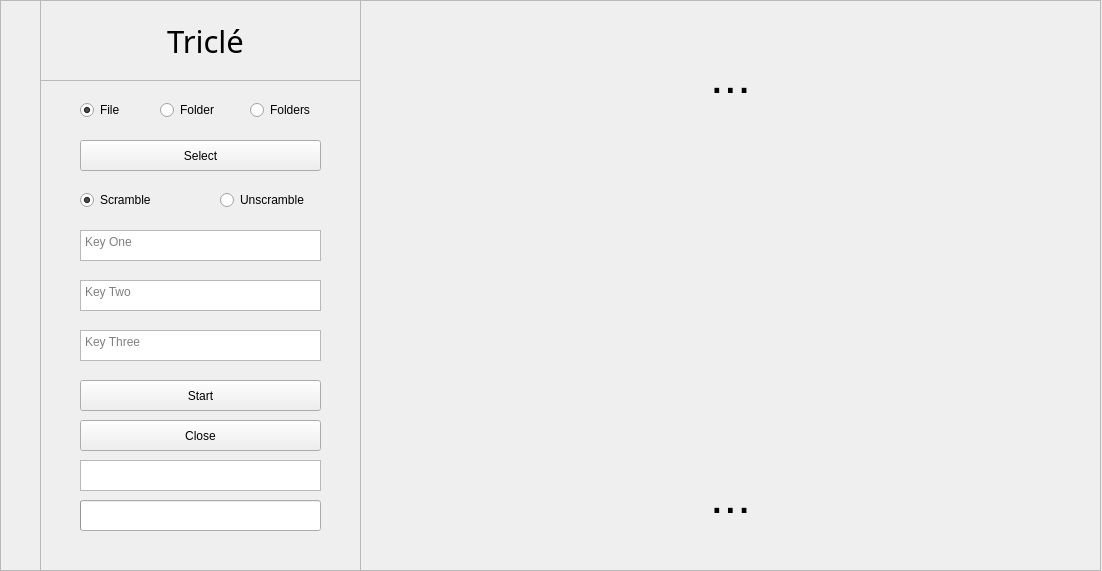
<?xml version="1.0" encoding="UTF-8"?>
<ui version="4.0">
 <class>MainWindow</class>
 <widget class="QMainWindow" name="MainWindow">
  <property name="geometry">
   <rect>
    <x>0</x>
    <y>0</y>
    <width>1102</width>
    <height>571</height>
   </rect>
  </property>
  <property name="windowTitle">
   <string>Tricle</string>
  </property>
  <property name="tabShape">
   <enum>QTabWidget::Rounded</enum>
  </property>
  <widget class="QWidget" name="centralwidget">
   <property name="autoFillBackground">
    <bool>false</bool>
   </property>
   <widget class="QFrame" name="Outer">
    <property name="geometry">
     <rect>
      <x>0</x>
      <y>0</y>
      <width>1101</width>
      <height>571</height>
     </rect>
    </property>
    <property name="frameShape">
     <enum>QFrame::StyledPanel</enum>
    </property>
    <property name="frameShadow">
     <enum>QFrame::Raised</enum>
    </property>
    <widget class="QWidget" name="horizontalLayoutWidget">
     <property name="geometry">
      <rect>
       <x>0</x>
       <y>0</y>
       <width>41</width>
       <height>571</height>
      </rect>
     </property>
     <layout class="QHBoxLayout" name="horizontalLayout">
      <item>
       <widget class="QFrame" name="Left">
        <property name="frameShape">
         <enum>QFrame::StyledPanel</enum>
        </property>
        <property name="frameShadow">
         <enum>QFrame::Raised</enum>
        </property>
       </widget>
      </item>
     </layout>
    </widget>
    <widget class="QWidget" name="horizontalLayoutWidget_2">
     <property name="geometry">
      <rect>
       <x>40</x>
       <y>0</y>
       <width>321</width>
       <height>571</height>
      </rect>
     </property>
     <layout class="QHBoxLayout" name="horizontalLayout_2">
      <item>
       <widget class="QFrame" name="Mid">
        <property name="frameShape">
         <enum>QFrame::StyledPanel</enum>
        </property>
        <property name="frameShadow">
         <enum>QFrame::Raised</enum>
        </property>
        <widget class="QRadioButton" name="radioButtonFile">
         <property name="geometry">
          <rect>
           <x>40</x>
           <y>100</y>
           <width>95</width>
           <height>20</height>
          </rect>
         </property>
         <property name="text">
          <string>File</string>
         </property>
         <property name="checked">
          <bool>true</bool>
         </property>
         <attribute name="buttonGroup">
          <string notr="true">buttonGroup_2</string>
         </attribute>
        </widget>
        <widget class="QTextEdit" name="KeyOne">
         <property name="geometry">
          <rect>
           <x>40</x>
           <y>230</y>
           <width>241</width>
           <height>31</height>
          </rect>
         </property>
         <property name="inputMethodHints">
          <set>Qt::ImhNone</set>
         </property>
         <property name="tabChangesFocus">
          <bool>true</bool>
         </property>
         <property name="placeholderText">
          <string>Key One</string>
         </property>
        </widget>
        <widget class="QRadioButton" name="radioButtonFolder">
         <property name="geometry">
          <rect>
           <x>120</x>
           <y>100</y>
           <width>95</width>
           <height>20</height>
          </rect>
         </property>
         <property name="autoFillBackground">
          <bool>false</bool>
         </property>
         <property name="text">
          <string>Folder</string>
         </property>
         <property name="checked">
          <bool>false</bool>
         </property>
         <attribute name="buttonGroup">
          <string notr="true">buttonGroup_2</string>
         </attribute>
        </widget>
        <widget class="QRadioButton" name="radioButtonU">
         <property name="geometry">
          <rect>
           <x>180</x>
           <y>190</y>
           <width>95</width>
           <height>20</height>
          </rect>
         </property>
         <property name="text">
          <string>Unscramble</string>
         </property>
         <attribute name="buttonGroup">
          <string notr="true">buttonGroup</string>
         </attribute>
        </widget>
        <widget class="QPlainTextEdit" name="KeyThree">
         <property name="geometry">
          <rect>
           <x>40</x>
           <y>330</y>
           <width>241</width>
           <height>31</height>
          </rect>
         </property>
         <property name="tabChangesFocus">
          <bool>true</bool>
         </property>
         <property name="placeholderText">
          <string>Key Three</string>
         </property>
        </widget>
        <widget class="QPlainTextEdit" name="KeyTwo">
         <property name="geometry">
          <rect>
           <x>40</x>
           <y>280</y>
           <width>241</width>
           <height>31</height>
          </rect>
         </property>
         <property name="tabChangesFocus">
          <bool>true</bool>
         </property>
         <property name="placeholderText">
          <string>Key Two</string>
         </property>
        </widget>
        <widget class="QPushButton" name="StartButton">
         <property name="geometry">
          <rect>
           <x>40</x>
           <y>380</y>
           <width>241</width>
           <height>31</height>
          </rect>
         </property>
         <property name="text">
          <string>Start</string>
         </property>
        </widget>
        <widget class="QTextEdit" name="textOut">
         <property name="geometry">
          <rect>
           <x>40</x>
           <y>460</y>
           <width>241</width>
           <height>31</height>
          </rect>
         </property>
         <property name="inputMethodHints">
          <set>Qt::ImhNone</set>
         </property>
         <property name="frameShape">
          <enum>QFrame::StyledPanel</enum>
         </property>
         <property name="frameShadow">
          <enum>QFrame::Sunken</enum>
         </property>
         <property name="tabChangesFocus">
          <bool>true</bool>
         </property>
         <property name="readOnly">
          <bool>true</bool>
         </property>
        </widget>
        <widget class="QPushButton" name="FileButton">
         <property name="geometry">
          <rect>
           <x>40</x>
           <y>140</y>
           <width>241</width>
           <height>31</height>
          </rect>
         </property>
         <property name="text">
          <string>Select</string>
         </property>
         <property name="checkable">
          <bool>false</bool>
         </property>
        </widget>
        <widget class="QProgressBar" name="progressBar">
         <property name="geometry">
          <rect>
           <x>40</x>
           <y>500</y>
           <width>241</width>
           <height>31</height>
          </rect>
         </property>
         <property name="value">
          <number>0</number>
         </property>
         <property name="textVisible">
          <bool>false</bool>
         </property>
        </widget>
        <widget class="QRadioButton" name="radioButtonS">
         <property name="geometry">
          <rect>
           <x>40</x>
           <y>190</y>
           <width>95</width>
           <height>20</height>
          </rect>
         </property>
         <property name="text">
          <string>Scramble</string>
         </property>
         <property name="checked">
          <bool>true</bool>
         </property>
         <attribute name="buttonGroup">
          <string notr="true">buttonGroup</string>
         </attribute>
        </widget>
        <widget class="QPushButton" name="CloseButton">
         <property name="geometry">
          <rect>
           <x>40</x>
           <y>420</y>
           <width>241</width>
           <height>31</height>
          </rect>
         </property>
         <property name="text">
          <string>Close</string>
         </property>
        </widget>
        <widget class="QRadioButton" name="radioButtonFolders">
         <property name="geometry">
          <rect>
           <x>210</x>
           <y>100</y>
           <width>95</width>
           <height>20</height>
          </rect>
         </property>
         <property name="autoFillBackground">
          <bool>false</bool>
         </property>
         <property name="text">
          <string>Folders</string>
         </property>
         <property name="checked">
          <bool>false</bool>
         </property>
         <attribute name="buttonGroup">
          <string notr="true">buttonGroup_2</string>
         </attribute>
        </widget>
        <widget class="QFrame" name="HFrame">
         <property name="geometry">
          <rect>
           <x>0</x>
           <y>0</y>
           <width>321</width>
           <height>81</height>
          </rect>
         </property>
         <property name="frameShape">
          <enum>QFrame::StyledPanel</enum>
         </property>
         <property name="frameShadow">
          <enum>QFrame::Raised</enum>
         </property>
         <widget class="QLabel" name="Heading">
          <property name="geometry">
           <rect>
            <x>50</x>
            <y>0</y>
            <width>231</width>
            <height>81</height>
           </rect>
          </property>
          <property name="font">
           <font>
            <family>Century Gothic</family>
            <pointsize>23</pointsize>
           </font>
          </property>
          <property name="text">
           <string>Triclé</string>
          </property>
          <property name="scaledContents">
           <bool>false</bool>
          </property>
          <property name="alignment">
           <set>Qt::AlignCenter</set>
          </property>
         </widget>
        </widget>
       </widget>
      </item>
     </layout>
    </widget>
    <widget class="QWidget" name="horizontalLayoutWidget_3">
     <property name="geometry">
      <rect>
       <x>360</x>
       <y>0</y>
       <width>741</width>
       <height>571</height>
      </rect>
     </property>
     <layout class="QHBoxLayout" name="horizontalLayout_3">
      <item>
       <widget class="QFrame" name="Right">
        <property name="frameShape">
         <enum>QFrame::StyledPanel</enum>
        </property>
        <property name="frameShadow">
         <enum>QFrame::Raised</enum>
        </property>
        <widget class="QLabel" name="BGshape">
         <property name="enabled">
          <bool>false</bool>
         </property>
         <property name="geometry">
          <rect>
           <x>0</x>
           <y>80</y>
           <width>741</width>
           <height>341</height>
          </rect>
         </property>
         <property name="font">
          <font>
           <pointsize>163</pointsize>
          </font>
         </property>
         <property name="text">
          <string>&lt;/&gt;</string>
         </property>
         <property name="alignment">
          <set>Qt::AlignCenter</set>
         </property>
        </widget>
        <widget class="QLabel" name="fList">
         <property name="geometry">
          <rect>
           <x>0</x>
           <y>0</y>
           <width>741</width>
           <height>151</height>
          </rect>
         </property>
         <property name="font">
          <font>
           <pointsize>37</pointsize>
          </font>
         </property>
         <property name="text">
          <string>...</string>
         </property>
         <property name="alignment">
          <set>Qt::AlignCenter</set>
         </property>
        </widget>
        <widget class="QLabel" name="pList">
         <property name="geometry">
          <rect>
           <x>0</x>
           <y>420</y>
           <width>741</width>
           <height>151</height>
          </rect>
         </property>
         <property name="font">
          <font>
           <pointsize>37</pointsize>
          </font>
         </property>
         <property name="text">
          <string>...</string>
         </property>
         <property name="alignment">
          <set>Qt::AlignCenter</set>
         </property>
        </widget>
       </widget>
      </item>
     </layout>
    </widget>
   </widget>
  </widget>
 </widget>
 <tabstops>
  <tabstop>radioButtonFile</tabstop>
  <tabstop>radioButtonFolder</tabstop>
  <tabstop>radioButtonFolders</tabstop>
  <tabstop>FileButton</tabstop>
  <tabstop>radioButtonS</tabstop>
  <tabstop>radioButtonU</tabstop>
  <tabstop>KeyOne</tabstop>
  <tabstop>KeyTwo</tabstop>
  <tabstop>KeyThree</tabstop>
  <tabstop>StartButton</tabstop>
  <tabstop>CloseButton</tabstop>
  <tabstop>textOut</tabstop>
 </tabstops>
 <resources/>
 <connections>
  <connection>
   <sender>FileButton</sender>
   <signal>clicked()</signal>
   <receiver>KeyOne</receiver>
   <slot>setFocus()</slot>
   <hints>
    <hint type="sourcelabel">
     <x>194</x>
     <y>153</y>
    </hint>
    <hint type="destinationlabel">
     <x>202</x>
     <y>254</y>
    </hint>
   </hints>
  </connection>
 </connections>
 <buttongroups>
  <buttongroup name="buttonGroup"/>
  <buttongroup name="buttonGroup_2"/>
 </buttongroups>
</ui>
